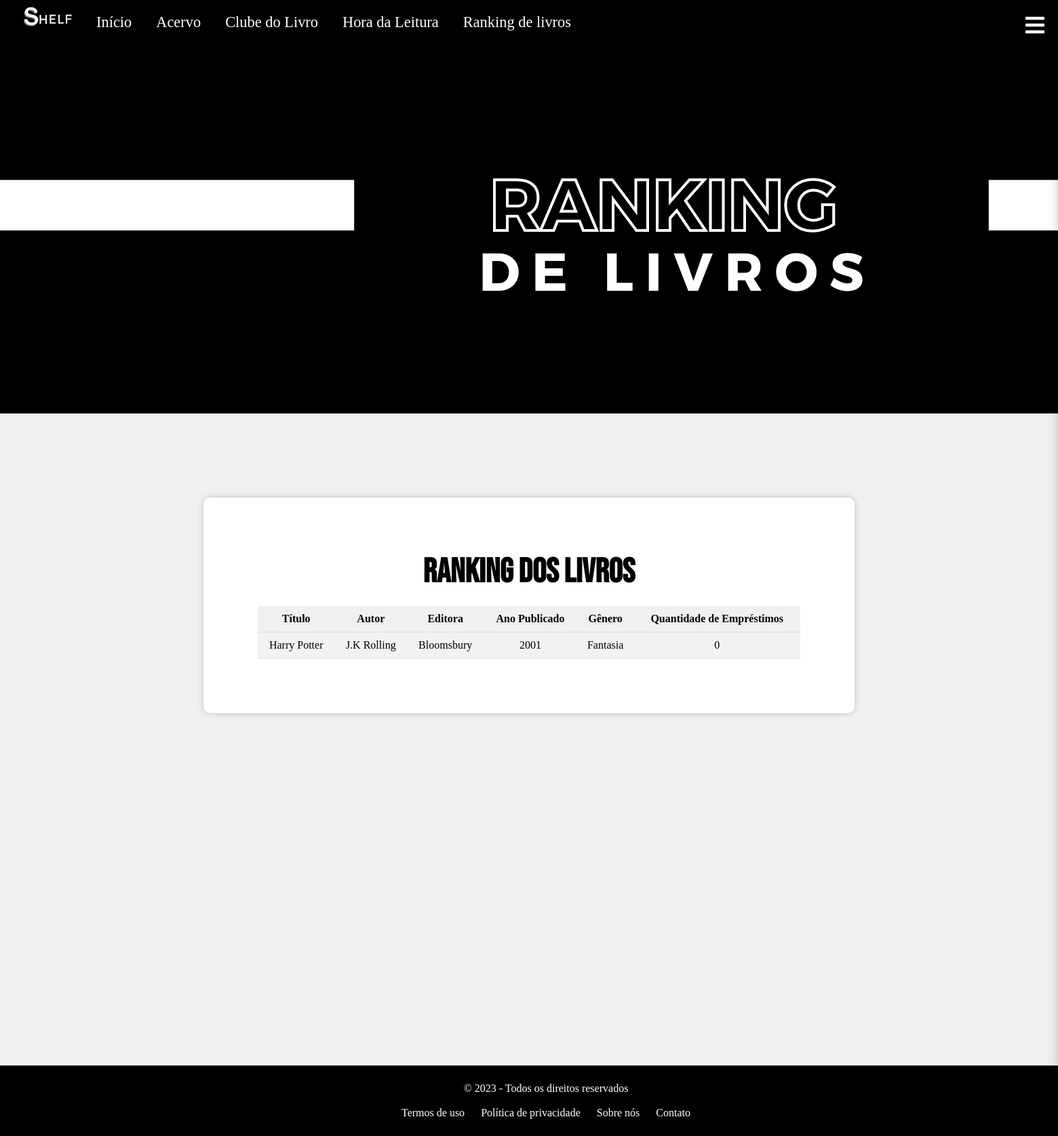
/rankingLivros.php (signed in), run on an earlier commit of the app's database.
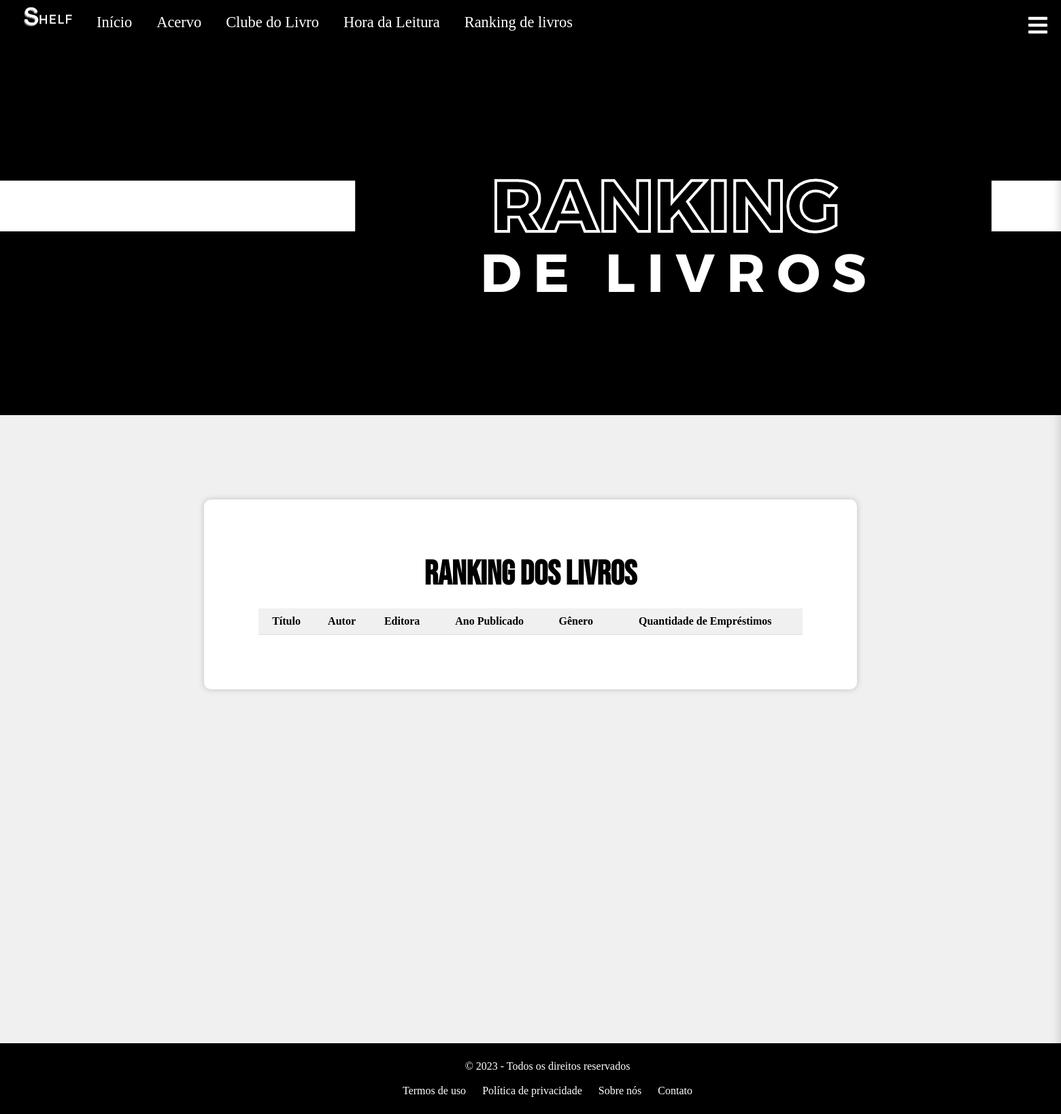
And on a later commit of the database.
### tables this page shows
CREATE TABLE IF NOT EXISTS `acervo` (
  `id` int NOT NULL AUTO_INCREMENT,
  `nome` varchar(140) NOT NULL,
  `genero` varchar(140) NOT NULL,
  `autor` varchar(140) NOT NULL,
  `anoPublicado` int NOT NULL,
  `qtdLivros` int NOT NULL,
  `capaLivro` varchar(140) NOT NULL,
  `editora` varchar(140) NOT NULL,
  `rua` varchar(140) NOT NULL,
  `estante` varchar(140) NOT NULL,
  `nPags` int NOT NULL,
  `isbn` varchar(140) NOT NULL,
  `prateleira` varchar(140) NOT NULL,
  `qtdEmprestimo` int NOT NULL,
  PRIMARY KEY (`id`)
);

### rankingLivros.php (the view, shortened to what this page needs)
<!DOCTYPE html>
<html lang="en">
<head>
    <link rel="stylesheet" href="https://cdnjs.cloudflare.com/ajax/libs/font-awesome/5.15.3/css/all.min.css">
</head>
<body style="background-color:#f0f0f0; overflow-x:hidden;">
<nav class="navbar">
        <img src="Imagens/logo.png"class="logoo" >
        <a href="index.php">Início</a>
        <a href="catalogo.php">Acervo</a>
        <a href="clubeLivro.php">Clube do Livro</a>
        <a href="horaLeitura.php">Hora da Leitura</a>
        <a href="rankingLivros.php">Ranking de livros</a>
        <div class="icon-menu white" id="icon-menu">
            <i class="fas fa-bars fa-2xl"></i>
        </div>
    </nav>
<img src="Imagens/ranking.png" alt="Ranking Logo" >
<div class="content">
    <div class="center-container">
        <div class="white-background">
            <h1 style="font-family: 'Bebas Neue', sans-serif; justify-content:center; align-items:center; font-size:50px;">Ranking dos Livros</h1>
            <?php
            $hostname = '127.0.0.1';
            $user = 'root';
            $password = 'root';
            $database = 'biblioteca';
            $conexao = new mysqli($hostname, $user, $password, $database);
            if ($conexao->connect_errno) {
                echo 'Failed to connect to MySQL: ' . $conexao->connect_error;
                exit();
            } else {
                $mostrarLivros = 'SELECT * FROM `acervo` ORDER BY qtdEmprestimo DESC';
                $resultado = $conexao->query($mostrarLivros);
                echo '<table>';
                echo '<tr><th>Título</th><th>Autor</th><th>Editora</th><th>Ano Publicado</th><th>Gênero</th><th>Quantidade de Empréstimos</th></tr>';
                while ($row = mysqli_fetch_array($resultado)) {
                    echo "<tr>";
                    echo "<td>" . $row['nome'] . "</td>";
                    echo "<td>" . $row['autor'] . "</td>";
                    echo "<td>" . $row['editora'] . "</td>";
                    echo "<td>" . $row['anoPublicado'] . "</td>";
                    echo "<td>" . $row['genero'] . "</td>";
                    echo "<td>" . $row['qtdEmprestimo'] . "</td>";
                    echo "</tr>";
                }
                echo '</table>';
            }
            ?>
        </div>
    </div>
</div>
<footer>
    <p>&copy; 2023 - Todos os direitos reservados </p>
    <br>
    <nav>
        <ul>
            <li><a href="#">Termos de uso</a></li>
            <li><a href="#">Política de privacidade</a></li>
            <li><a href="#">Sobre nós</a></li>
            <li><a href="#">Contato</a></li>
        </ul>
    </nav>
</footer>
</body>
</html>

What changed in the data, as far as the page shows it:
removed acervo: nome "Harry Potter", autor "J.K Rolling", editora "Bloomsbury", anoPublicado "2001", genero "Fantasia", qtdEmprestimo "0"
